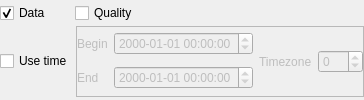
                <widget class="QWidget" name="statisticsTab">
                 <layout class="QVBoxLayout" name="verticalLayout_24">
                  <property name="spacing">
                   <number>3</number>
                  </property>
                  <property name="leftMargin">
                   <number>0</number>
                  </property>
                  <property name="topMargin">
                   <number>3</number>
                  </property>
                  <property name="rightMargin">
                   <number>0</number>
                  </property>
                  <property name="bottomMargin">
                   <number>3</number>
                  </property>
                  <item>
                   <layout class="QHBoxLayout" name="horizontalLayout_67" stretch="1,1,3">
                    <item>
                     <widget class="QCheckBox" name="statisticsData">
                      <property name="text">
                       <string>Data</string>
                      </property>
                      <property name="checked">
                       <bool>true</bool>
                      </property>
                     </widget>
                    </item>
                    <item>
                     <widget class="QCheckBox" name="statisticsQuality">
                      <property name="text">
                       <string>Quality</string>
                      </property>
                     </widget>
                    </item>
                    <item>
                     <spacer name="horizontalSpacer_7">
                      <property name="orientation">
                       <enum>Qt::Horizontal</enum>
                      </property>
                      <property name="sizeHint" stdset="0">
                       <size>
                        <width>40</width>
                        <height>20</height>
                       </size>
                      </property>
                     </spacer>
                    </item>
                   </layout>
                  </item>
                  <item>
                   <layout class="QHBoxLayout" name="horizontalLayout_66" stretch="1,5">
                    <property name="leftMargin">
                     <number>0</number>
                    </property>
                    <item>
                     <widget class="QCheckBox" name="statisticsTime">
                      <property name="text">
                       <string>Use time</string>
                      </property>
                     </widget>
                    </item>
                    <item>
                     <widget class="QFrame" name="statisticsFrame">
                      <property name="enabled">
                       <bool>false</bool>
                      </property>
                      <property name="frameShape">
                       <enum>QFrame::StyledPanel</enum>
                      </property>
                      <property name="frameShadow">
                       <enum>QFrame::Raised</enum>
                      </property>
                      <layout class="QHBoxLayout" name="horizontalLayout_68" stretch="3,1">
                       <property name="margin">
                        <number>0</number>
                       </property>
                       <item>
                        <layout class="QVBoxLayout" name="verticalLayout_23">
                         <property name="bottomMargin">
                          <number>0</number>
                         </property>
                         <item>
                          <layout class="QHBoxLayout" name="horizontalLayout_70" stretch="1,2">
                           <item>
                            <widget class="QLabel" name="label_58">
                             <property name="text">
                              <string>Begin</string>
                             </property>
                            </widget>
                           </item>
                           <item>
                            <widget class="QDateTimeEdit" name="statisticsBegin">
                             <property name="displayFormat">
                              <string>yyyy-MM-dd hh:mm:ss</string>
                             </property>
                            </widget>
                           </item>
                          </layout>
                         </item>
                         <item>
                          <layout class="QHBoxLayout" name="horizontalLayout_71" stretch="1,2">
                           <item>
                            <widget class="QLabel" name="label_59">
                             <property name="text">
                              <string>End</string>
                             </property>
                            </widget>
                           </item>
                           <item>
                            <widget class="QDateTimeEdit" name="statisticsEnd">
                             <property name="displayFormat">
                              <string>yyyy-MM-dd hh:mm:ss</string>
                             </property>
                            </widget>
                           </item>
                          </layout>
                         </item>
                        </layout>
                       </item>
                       <item>
                        <layout class="QHBoxLayout" name="horizontalLayout_69" stretch="1,1">
                         <item>
                          <widget class="QLabel" name="label_57">
                           <property name="text">
                            <string>Timezone</string>
                           </property>
                          </widget>
                         </item>
                         <item>
                          <widget class="QSpinBox" name="statisticsTz">
                           <property name="minimum">
                            <number>-12</number>
                           </property>
                           <property name="maximum">
                            <number>12</number>
                           </property>
                          </widget>
                         </item>
                        </layout>
                       </item>
                      </layout>
                     </widget>
                    </item>
                   </layout>
                  </item>
                 </layout>
                </widget>
